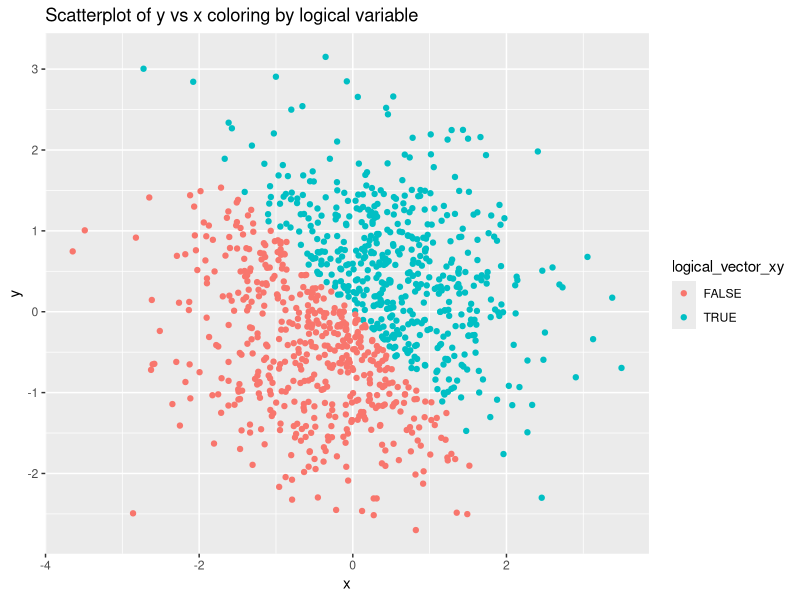
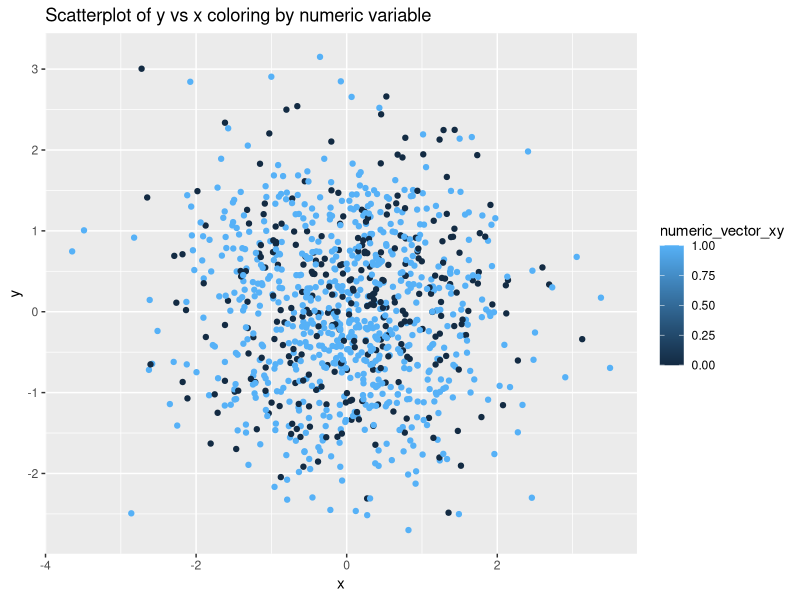
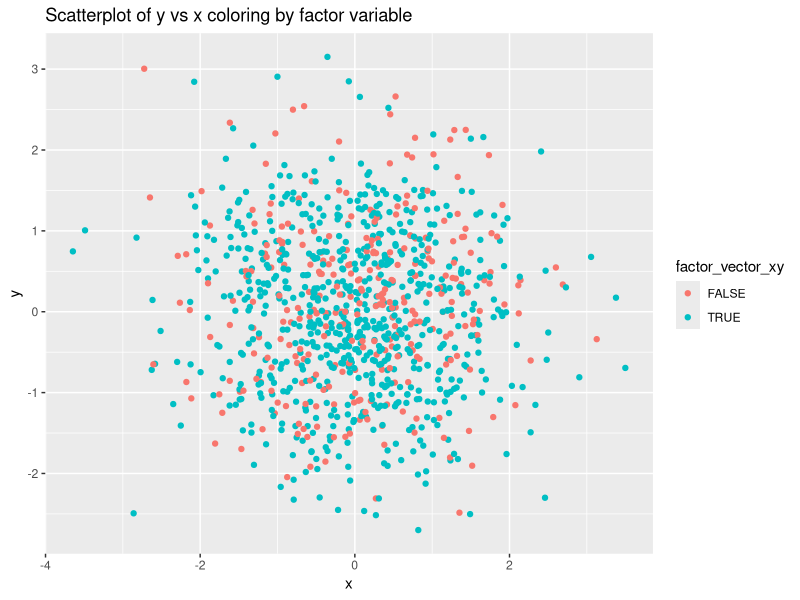
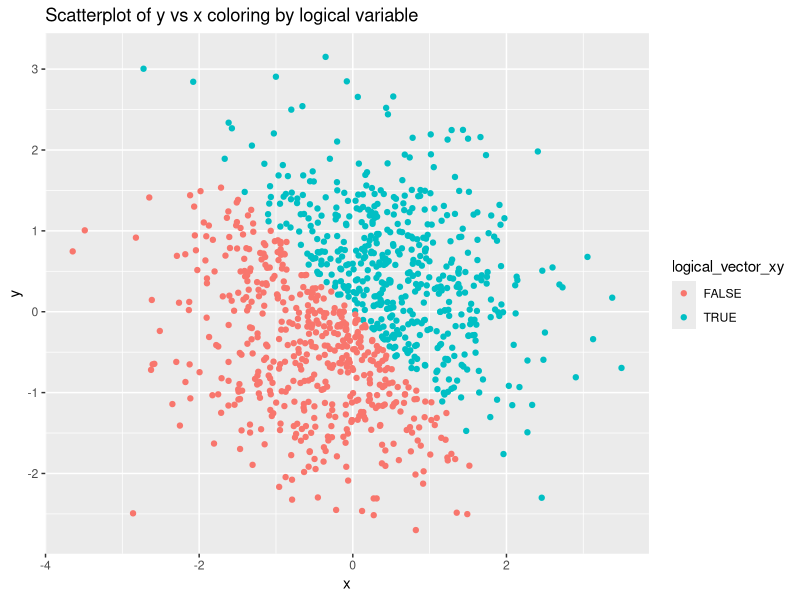

Here is the R script that generated these plots, in order:
## ---- chunk 1
library(tidyverse)
library(ggplot2)
## ---- chunk 2
uniform_sample = runif (10, 0, 5)
logical_vector = uniform_sample > 2
character_vector = c('a', 'b', 'c', 'd', 'e', 'f', 'g', 'h', 'i', 'j')
factor_vector = factor(c(1, 2, 3, 4, 5, 5, 4, 3, 2, 1),)
data_frame = data.frame(uniform_sample, logical_vector, character_vector, factor_vector)
## ---- chunk 3

# convert character variable from character to factor
as.factor(data_frame$character_vector)

# then covert it from factor to numeric
as.numeric(as.factor(data_frame$character_vector))    
## ---- chunk 4

# convert factor variable from factor to character
as.character(data_frame$factor_vector)

# then covert it from character to numeric
as.numeric(as.character(data_frame$factor_vector))
## ---- chunk 5
x = rnorm(1000)
y = rnorm(1000)
logical_vector_xy = x+y > 0
numeric_vector_xy = as.numeric(logical_vector)
factor_vector_xy = as.factor(logical_vector)

data_frame_xy = data.frame(x, y,logical_vector_xy,numeric_vector_xy,factor_vector_xy)
## ---- chunk 6
ggplot(data_frame_xy, aes(x = x, y = y, color = logical_vector_xy))+
geom_point()+
labs(title = "Scatterplot of y vs x coloring by logical variable") 
## ---- chunk 7
ggsave(filename = "first scatterplot.png",ggplot(data_frame_xy, aes(x = x, y = y, color = logical_vector_xy))+
geom_point()+
labs(title = "Scatterplot of y vs x coloring by logical variable") )
## ---- chunk 8
ggplot(data_frame_xy, aes(x = x, y = y, color = numeric_vector_xy))+
geom_point()+
labs(title = "Scatterplot of y vs x coloring by numeric variable") 
## ---- chunk 9
ggplot(data_frame_xy, aes(x = x, y = y, color = factor_vector_xy))+
geom_point()+
labs(title = "Scatterplot of y vs x coloring by factor variable") 
